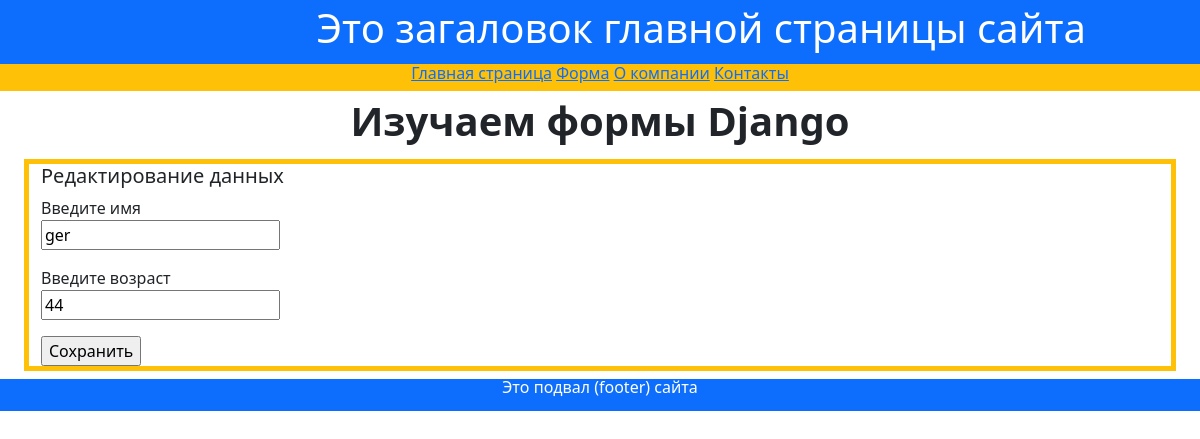
Before: /my_form/edit_form/2/ with the older database file.
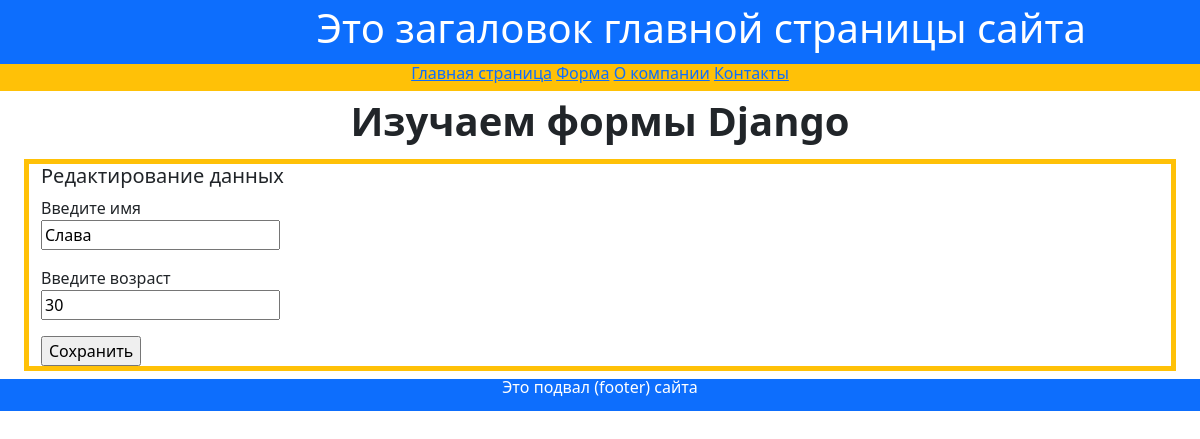
After: the same page with the newer database file.
### firstapp/models.py (models this page shows)
class Person(models.Model):
    name = models.CharField(max_length=20, verbose_name='Имя клиента')
    age = models.IntegerField(verbose_name='Возраст клиента')
    object_person = models.Manager()
    DoesNotExist = models.Manager

### firstapp/views.py (the view)
# urls.py: path('my_form/edit_form/<int:id>/', views.edit_form, name='edit_form'),
def edit_form(request, id):
    person = Person.object_person.get(id=id)
    if request.method == 'POST':
        person.name = request.POST.get('name')
        person.age = request.POST.get('age')
        person.save()
        return redirect('my_form')
    data = {'person': person}
    return render(request, 'firstapp/edit_form.html', context=data)

### templates/firstapp/edit_form.html (shortened to what this page needs)
{% extends 'firstapp/base.html' %}
{% block header %}Изучаем формы Django{% endblock header %}
{% block content %}
<div class="container-fluid text-start my-2 border border-5 border-warning">
    <h5>Редактирование данных</h5>
    <form method="POST">
        <p>
            <label>Введите имя</label><br>
            <input type="text" name="name" value="{{ person.name }}"/>
        </p>
        <p>
            <label>Введите возраст</label><br>
            <input type="text" name="age" value="{{ person.age }}"/>
        </p>
        <input type="submit" value="Сохранить">
    </form>
</div>
{% endblock content %}

Changed rows visible on the page:
changed Person: name "ger" → "Слава"; age "44" → "30"
